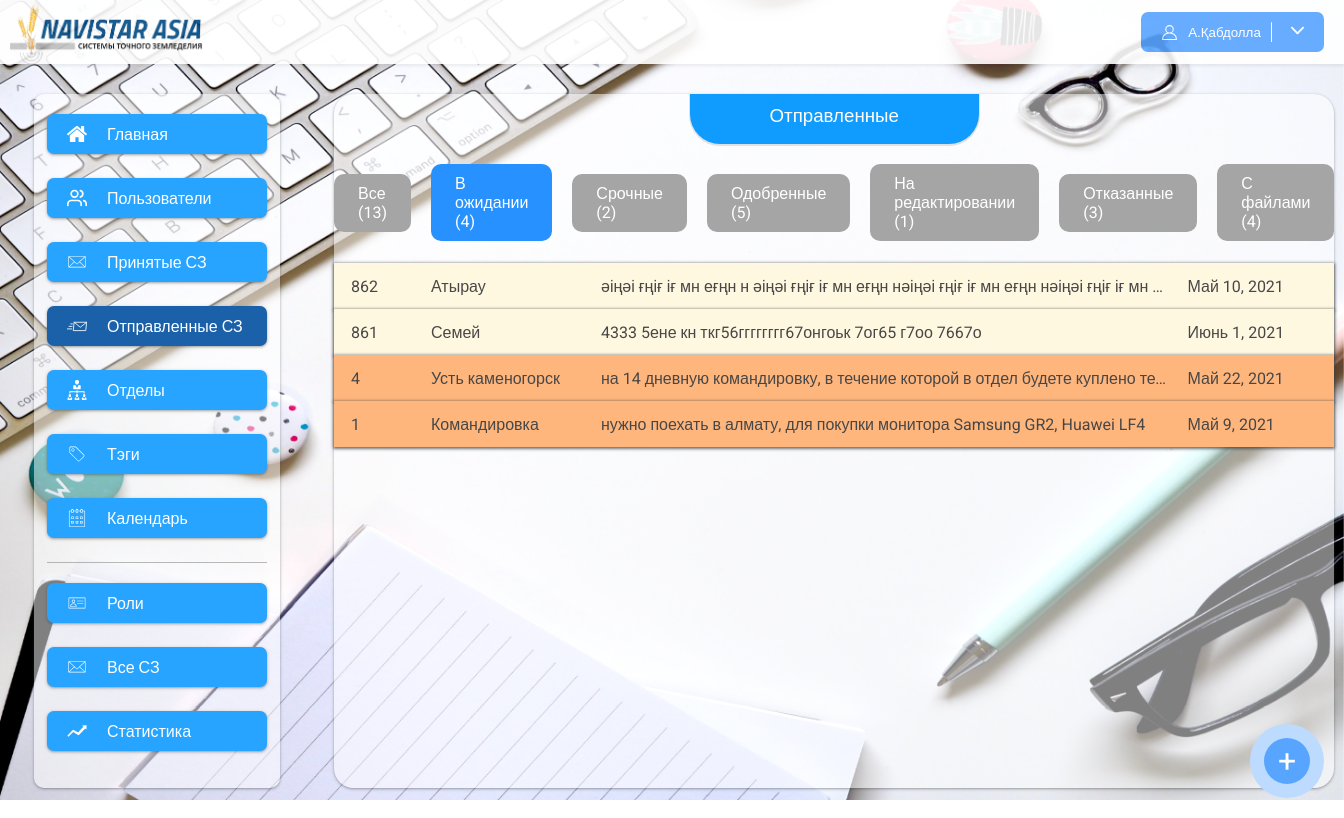
/notes?status=wait (signed in), run on the app's committed database.
### app/models.py (models this page shows, shortened)
class ServiceNote(models.Model):
    user = models.ForeignKey(User, null=True, blank=True, on_delete=models.CASCADE, related_name="notes")
    number = models.IntegerField(null=True, blank=True)
    title = models.CharField(max_length=120)
    text = models.TextField()
    summa = models.CharField(max_length=200, null=True, blank=True)
    fast = models.BooleanField(default=False)
    date_create = models.DateTimeField(auto_now_add=True)
    date_update = models.DateTimeField(auto_now=True)
    date = models.DateField(null=True, blank=True)
    tags = models.ManyToManyField(Tags, null=True, blank=True, related_name="notes")
    user_index = models.IntegerField(default=1, null=True, blank=True)
    status = models.CharField(max_length=200, choices=statuses, null=True, blank=True)
    def get_absolute_url(self):
        return reverse("note_detail", args=[str(self.pk)])
    class Meta:
        verbose_name = "Служебная записка"
        verbose_name_plural = "Служебные записки"

### app/views.py (the view)
# urls.py: path("notes", notes_list, name="notes_list"),
@login_required()
def notes_list(request):
    last = ServiceNote.objects.last()
    tags = Tags.objects.all()
    notes = ServiceNote.objects.filter(user=request.user).order_by('-pk')
    count_all = notes.count()
    count_wait = notes.filter(status=None).count()
    count_fast = notes.filter(status=None).filter(fast=True).count()
    count_success = notes.filter(status=success).count()
    count_edit = notes.filter(status=edit).count()
    count_error = notes.filter(status=error).count()
    count_files = notes.filter(~Q(files = None)).count()
    if request.GET:
        q = request.GET.get("status")
        if q == "wait":
            notes = notes.filter(status=None)
        elif q == "fast":
            notes = notes.filter(status=None).filter(fast=True)
        elif q == "success":
            notes = notes.filter(status=success)
        elif q == "edit":
            notes = notes.filter(status=edit)
        elif q == "error":
            notes = notes.filter(status=error)
        elif q == "files":
            notes = notes.filter(~Q(files=None))
    users = User.objects.all()
    if last:
        number = last.number + 1 if last.number else 1
    else:
        number = 1
    return render(request, 'notes.html', {"users": users, "notes": notes, "tags": tags, "number": number,
                                          "count_all": count_all,
                                          "count_wait": count_wait,
                                          "count_fast": count_fast,
                                          "count_success": count_success,
                                          "count_edit": count_edit,
                                          "count_error": count_error,
                                          "count_files": count_files,
                                          })

### app/context_processors.py (called while the page is built)
def unReadNotes(request):
    if request.user.is_anonymous:
        return {}
    user = request.user
    unReadCount = NoteUsers.objects.filter(user=user).filter(note__user_index__gte=F('index')).order_by('-pk').filter(is_read=False).count()
    return {
        "unReadCount": unReadCount
    }

### app/templatetags/app_tags.py (called while the page is built)
@register.filter(name="htmlToText")
def htmlToText(data):
    if data.startswith("<"):
        text = BS(data)
        return text.get_text()
    else:
        return data

### app/templates/notes.html (shortened to what this page needs)
{% extends 'base.html' %}
{% load static %}
{% load app_tags %}
{% block content %}
<div class="content" style="padding-left: 0px; padding-right: 0px">
    <h3 class="content_title">
        Отправленные
    </h3>
    <div class="note_statuses">
            <a href="{% url 'notes_list' %}" class="note_status {% if request.get_full_path == '/notes' %}note_status_active{% endif %}">Все ({{ count_all }})</a>
            <a href="?status=wait" class="note_status {% if request.get_full_path == '/notes?status=wait' %}note_status_active{% endif %}">В ожидании ({{ count_wait }})</a>
            <a href="?status=fast" class="note_status  {% if request.get_full_path == '/notes?status=fast' %}note_status_active{% endif %}">Срочные ({{ count_fast }})</a>
            <a href="?status=success" class="note_status  {% if request.get_full_path == '/notes?status=success' %}note_status_active{% endif %}">Одобренные ({{ count_success }})</a>
            <a href="?status=edit" class="note_status  {% if request.get_full_path == '/notes?status=edit' %}note_status_active{% endif %}">На редактировании ({{ count_edit }})</a>
            <a href="?status=error" class="note_status  {% if request.get_full_path == '/notes?status=error' %}note_status_active{% endif %}">Отказанные ({{ count_error }})</a>
            <a href="?status=files" class="note_status  {% if request.get_full_path == '/notes?status=files' %}note_status_active{% endif %}">С файлами ({{ count_files }})</a>
    </div>
    <div class="flex_notes">
        {% for note in notes %}
        <a href="{{ note.get_absolute_url }}" class="flex_note {% if note.fast %}fast_note{% endif %}">
            <div class="note_number">{{ note.number }}</div>
            <div class="note_title">{{ note.title }}</div>
            <div class="note_text">{{ note.text|htmlToText }}</div>
            <div class="note_date">{{ note.date }}</div>
        </a>
        {% empty %}
        <h4 class="not_found">Вы не создавали служебных записок</h4>
        {% endfor %}
    </div>
</div>
<a id="btn_modal_window">
    <div class="circle_add">
        +
    </div>
</a>
{% endblock %}

### app/templates/base.html (shortened to what this page needs)
{% load static %}
<!DOCTYPE html>
<html>
<head>
    <link rel="stylesheet" href="{% static 'css/style.css' %}">
</head>
<body>
<div class="wrapper">
    <div class="header">
        <img src="{% static 'img/navistar.png' %}" height="100%">
        <button class="profile_button">
            {% if request.user.is_authenticated %}
            <img src="{% static 'img/profile.svg' %}" alt="" width="17px" height="17px">
				<span>
					{{ request.user.first_name|slice:"1" }}.{{ request.user.last_name }}
				</span>
            <span style="cursor: pointer" onclick="show_menu()">
                <img src="{% static 'img/arrow.svg' %}" alt="" width="13px" height="13px">
            </span>
            {% else %}
            <span>Войти</span>
            {% endif %}
        </button>
    </div>
    <div class="main">
        {% include 'include/sidebar_menu.html' %}
        {% block content %}
        {% endblock %}
    </div>
</div>
</body>
</html>

### app/static/css/style.css (style rules this page uses)
body { padding:0px; margin:0px; overflow-x:hidden; font-family: 'Roboto', sans-serif; }
a { color: inherit; text-decoration: none; }
.wrapper { width:100%; position: absolute; }
.header { box-shadow: 0px 2px 3px rgba(57, 57, 57, 0.09); height: 64px; background-color: #fff; opacity: .9; display: flex; justify-content: space-between; align-items: center; }
.header img { margin-left: 10px; }
.profile_button { background-color: #58A5FF; border-width: 0px; padding: 10px; color:white; border-radius: 7px; display: flex; margin-right:20px; align-items: center; }
.profile_button img { margin-right:10px; }
.main { display: flex; flex-direction: row; }
.content { flex-grow: 1; padding: 10px; padding-bottom:30px; min-height: 500px; margin:30px 20px; background: rgba(255, 255, 255, 0.5); box-shadow: 0px 4px 4px rgba(204, 204, 204, 0.25); box-shadow: 0 1px 2px 0 rgb(60 64 67 / 30%), 0 1px 3px 1px rgb(60 64 67 / 15%); border-radius: 20px; }
.circle_add { z-index: 2; padding: 13px; color: white; background-color: #58A5FF; display: flex; font-size: 32px; justify-content: center; align-items: center; border-radius: 100%; width: 20px; height: 20px; position: fixed; right: 20px; bottom: 20px; border: 14px solid #ffffff99; cursor: pointer; }
.content_title { padding: 10px 80px; border-bottom-right-radius: 30px; border-bottom-left-radius: 30px; font-family: 'Montserrat', sans-serif; color: #ffffff; width: fit-content; margin: auto; display: block; box-shadow: 0px 1px 0px 1px #78787836; background: #348cfb; background:#77a7ff; background:#109bff; height: 30px; margin-top: -10px; }
.flex_notes { margin-top: 22px; display: flex; flex-direction: column; width: 100%; }
.flex_note { align-items: center; height: 32px; display: flex; color: #474747; box-shadow:0 1px 2px 0 rgb(60 64 67 / 30%), 0 1px 3px 1px rgb(60 64 67 / 65%); background-color: #fff8e1; padding:7px; }
.note_number { padding-left: 10px; margin-right: 20px; width: 60px; display:flex; justify-content:space-between; align-items:center; }
.note_title { width: 150px; margin-right: 20px; white-space: nowrap; overflow: hidden; text-overflow: ellipsis; }
.note_text { flex-grow: 1; margin-right: 20px; min-width: 0px; width:0px; white-space: nowrap; overflow: hidden; text-overflow: ellipsis; }
.note_date { width: 140px; }
.fast_note { background-color: #ffb67d; }
.note_statuses { display: flex; align-items: center; justify-content: center; }
.note_status { padding: 10px 24px; width: fit-content; background-color: #a5a5a5; border-radius: 10px; margin: 20px; margin-left: 0px; color: white; margin-bottom: 0px; }
.note_status:last-child { margin-right: 0px; }
.note_status_active { background-color: #2691ff; }
h1, h2, h3, h4 { font-family: "Dosis", arial, tahoma, verdana; font-weight: 500; }

### data on the page
ServiceNote: number "862", title "Атырау", text|htmlToText "әіңәі ғңіғ іғ мн еғңн н әіңәі ғңіғ іғ мн еғңн нәіңәі ғңіғ іғ мн еғңн нәіңәі ғңіғ іғ мн…", date "Май 10, 2021"
ServiceNote: number "861", title "Семей", text|htmlToText "4333 5ене кн ткг56гггггггг67онгоьк 7ог65 г7оо 7667о", date "Июнь 1, 2021"
ServiceNote: number "4", title "Усть каменогорск", text|htmlToText "на 14 дневную командировку, в течение которой в отдел будете куплено те…", date "Май 22, 2021"
ServiceNote: number "1", title "Командировка", text|htmlToText "нужно поехать в алмату, для покупки монитора Samsung GR2, Huawei LF4", date "Май 9, 2021"

### other printed values
{{ request.user.first_name|slice:"1" }} "А"
{{ request.user.last_name }} "Қабдолла"
{{ count_all }} "13"
{{ count_wait }} "4"
{{ count_fast }} "2"
{{ count_success }} "5"
{{ count_edit }} "1"
{{ count_error }} "3"
{{ count_files }} "4"
